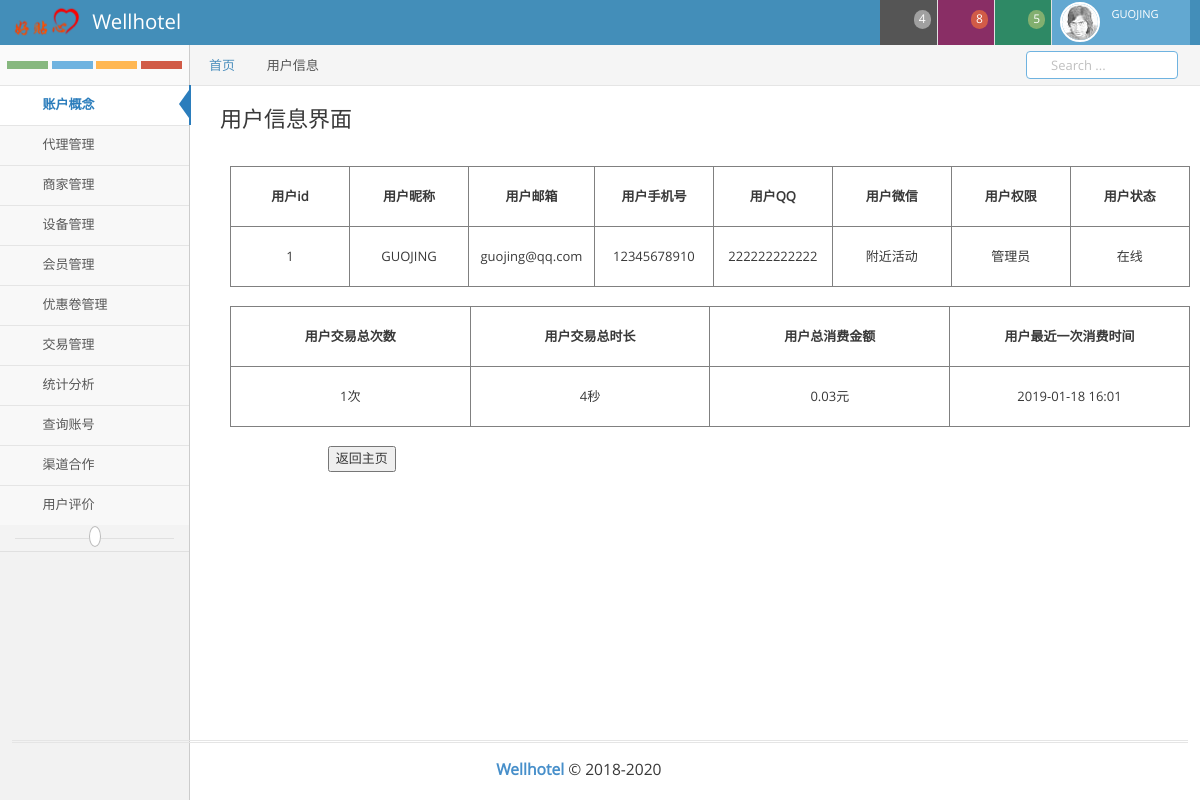
The page /Member/user/1 (signed in) on the database its author committed.
### xproject/models.py (models this page shows, shortened)
class NormalUser(AbstractUser):
    mob = models.CharField(verbose_name=_('mob'),max_length=30,null=True)
    QQ = models.CharField(verbose_name=_('QQ'),max_length=20,null=True)
    Weixin = models.CharField(verbose_name=_('Weixin'),max_length=20,null=True)
    email = models.EmailField(verbose_name=_("email"),max_length=50,null=True)
    AlarmMOB = models.IntegerField(verbose_name=_("AlarmMOB"),null=True)
    AlarmMail = models.EmailField(verbose_name=_("AlarmMail"),max_length=50,null=True)
    OrganizationID = models.IntegerField(verbose_name=_("OrganizationID"),max_length=50,null=True)
    class Meta:
        db_table = 'user'
        verbose_name = 'USERS'
        verbose_name_plural = verbose_name

### xproject/views.py (the view)
# urls.py: url(r'^Member/user/([0-9]+)$',views.Member_user,name='Member_user'),
def Member_user(request,id):
    if request.user.is_superuser:
        try:
            member = models.NormalUser.objects.get(pk=id)
        except:
            member = ''
        if member != '':
            subclass = member.subclass_details_set.all()
            number = len(subclass)
            sum = 0
            Money = 0
            for i in subclass:
                sum = sum + i.Duration
                Money = Money +i.Money
            if member.is_superuser:
                if request.user.username == member.username:
                    member = member
                    return render(request, 'xproject/user_deta.html', locals())
                else:
                    return redirect('xproject:Member')
            else:
                member = member
                return render(request,'xproject/user_deta.html',locals())
        else:
            return redirect('xproject:Member')

### xproject/templates/xproject/user_deta.html (shortened to what this page needs)
{% extends 'xproject/base.html' %}
{% block tag %} 用户信息 {% endblock %}
{% block content %}
<div class="guo-edit-title">
    <h3>用户信息界面</h3>
</div>
    <div class="guo-list-all">
        <table class="guo-table-all">
            <tr>
                <th class="guo-td-all"><center>用户id</center></th>
                <th class="guo-td-all"><center>用户昵称</center></th>
                <th class="guo-td-all"><center>用户邮箱</center></th>
                <th class="guo-td-all"><center>用户手机号</center></th>
                <th class="guo-td-all"><center>用户QQ</center></th>
                <th class="guo-td-all"><center>用户微信</center></th>
                <th class="guo-td-all"><center>用户权限</center></th>
                <th class="guo-td-all"><center>用户状态</center></th>
            </tr>
            <tr>
                <td class="guo-td-all"><center>{{ member.id }}</center></td>
                <td class="guo-td-all"><center>{{ member.username }}</center></td>
                <td class="guo-td-all"><center>{{ member.email }}</center></td>
                <td class="guo-td-all"><center>{{ member.mob }}</center></td>
                <td class="guo-td-all"><center>{{ member.QQ }}</center></td>
                <td class="guo-td-all"><center>{{ member.Weixin }}</center></td>
                {% if member.is_superuser %}
                    <td class="guo-td-all"><center>管理员</center></td>
                {% else %}
                    <td class="guo-td-all"><center>会员</center></td>
                {% endif %}
                {% if member.is_authenticated %}
                    <td class="guo-td-all"><center>在线</center></td>
                {% else %}
                    <td class="guo-td-all"><center>离线</center></td>
                {% endif %}
            </tr>
        </table>
    </div>
        <div class="guo-list-all">
        <table class="guo-table-all">
            <tr>
                <th class="guo-td-all-1"><center>用户交易总次数</center></th>
                <th class="guo-td-all-1"><center>用户交易总时长</center></th>
                <th class="guo-td-all-1"><center>用户总消费金额</center></th>
                <th class="guo-td-all-1"><center>用户最近一次消费时间</center></th>
            </tr>
            <tr>
                <td class="guo-td-all-1"><center>{{ number }}次</center></td>
                <td class="guo-td-all-1"><center>{{ sum }}秒</center></td>
                <td class="guo-td-all-1"><center>{{ Money }}元</center></td>
                <td class="guo-td-all-1"><center>{{ member.last_login|date:'Y-m-d H:m'}}</center></td>
            </tr>
        </table>
        </div>
        <form method="get" action="{% url 'xproject:index' %}" class="guo-form-sub">
        <center><button type="submit">返回主页</button></center>
    </form>
{% endblock %}

### xproject/templates/xproject/base.html (shortened to what this page needs)
<!DOCTYPE html>
{% load staticfiles %}
<html lang="en">
	<head>
		<link rel="stylesheet" href="{% static 'xproject/assets/css/bootstrap.min.css' %}" />
		<link ruser-infoel="stylesheet" href="{% static 'xproject/assets/font-awesome/4.5.0/css/font-awesome.min.css' %}" />
		<link rel="stylesheet" href="{% static '/xproject/assets/css/ace.min.css' %}" class="ace-main-stylesheet" id="main-ace-style" />
		<link rel="stylesheet" href="{% static '/xproject/assets/css/ace-skins.min.css' %}" />
		<link rel="stylesheet" href="{% static '/xproject/assets/css/ace-rtl.min.css' %}" />
		<link rel="stylesheet" href="{% static '/xproject/assets/css/guojing.min.css' %}" />
	</head>
	<body class="no-skin">
		<div id="navbar" class="navbar navbar-default          ace-save-state">
			<div class="navbar-container ace-save-state" id="navbar-container">
				<div class="navbar-header pull-left">
					<img src="{% static 'xproject/img/logo.png' %}" style="width:38%;float:left;">
					<a href="{% url 'xproject:index' %}" class="navbar-brand">
						<small>
							Wellhotel
						</small>
					</a>
				</div>
				<div class="navbar-buttons navbar-header pull-right" role="navigation">
					<ul class="nav ace-nav">
						<li class="grey dropdown-modal">
							<a data-toggle="dropdown" class="dropdown-toggle" href="#">
								<span class="badge badge-grey">4</span>
							</a>
						</li>
						<li class="purple dropdown-modal">
							<a data-toggle="dropdown" class="dropdown-toggle" href="#">
								<span class="badge badge-important">8</span>
							</a>
						</li>
						<li class="green dropdown-modal">
							<a data-toggle="dropdown" class="dropdown-toggle" href="#">
								<span class="badge badge-success">5</span>
							</a>
						</li>
						<li class="light-blue dropdown-modal">
							<a data-toggle="dropdown" href="#" class="dropdown-toggle">
								<img class="nav-user-photo" src="{% static 'xproject/assets/images/avatars/user.jpg' %}" alt="Jason's Photo" />
								<span class="user-info">
									<small>{{request.user.username}}</small>
								</span>
							</a>
						</li>
					</ul>
				</div>
			</div>
		</div>
		<div class="main-container ace-save-state" id="main-container">
			<div id="sidebar" class="sidebar                  responsive                    ace-save-state">
				<div class="sidebar-shortcuts" id="sidebar-shortcuts">
					<div class="sidebar-shortcuts-large" id="sidebar-shortcuts-large">
						<button class="btn btn-success">
						</button>
						<button class="btn btn-info">
						</button>
						<button class="btn btn-warning">
						</button>
						<button class="btn btn-danger">
						</button>
					</div>
				</div>
				<ul class="nav nav-list">
					<li class="active">
						<a href="{% url 'xproject:index' %}">
							<span class="menu-text"> 账户概念 </span>
						</a>
					</li>
					<li class="">
						<a href="#" class="dropdown-toggle">
							<span class="menu-text">
								代理管理
							</span>
							<b class="arrow fa fa-angle-down"></b>
						</a>
					</li>
					<li class="">
						<a href="#" class="dropdown-toggle">
							<span class="menu-text"> 商家管理 </span>
							<b class="arrow fa fa-angle-down"></b>
						</a>
					</li>
					<li class="">
						<a href="#" class="dropdown-toggle">
							<span class="menu-text"> 设备管理 </span>
							<b class="arrow fa fa-angle-down"></b>
						</a>
					</li>
					<li class="">
						<a href="#" class="dropdown-toggle">
							<span class="menu-text"> 会员管理 </span>
							<b class="arrow fa fa-angle-down"></b>
						</a>
					</li>
					<li class="">
						<a href="#" class="dropdown-toggle">
							<span class="menu-text"> 优惠卷管理 </span>
							<b class="arrow fa fa-angle-down"></b>
						</a>
					</li>
					<li class="">
						<a href="#" class="dropdown-toggle">
							<span class="menu-text"> 交易管理 </span>
							<b class="arrow fa fa-angle-down"></b>
						</a>
					</li>
					<li class="">
						<a href="#" class="dropdown-toggle">
							<span class="menu-text"> 统计分析 </span>
							<b class="arrow fa fa-angle-down"></b>
						</a>
					</li>
					<li class="">
						<a href="#" class="dropdown-toggle">
							<span class="menu-text"> 查询账号 </span>
							<b class="arrow fa fa-angle-down"></b>
						</a>
					</li>
					<li class="">
						<a href="#" class="dropdown-toggle">
							<span class="menu-text"> 渠道合作 </span>
							<b class="arrow fa fa-angle-down"></b>
						</a>
					</li>
					<li class="">
						<a href="#" class="dropdown-toggle">
							<span class="menu-text"> 用户评价 </span>
							<b class="arrow fa fa-angle-down"></b>
						</a>
					</li>
				<div class="sidebar-toggle sidebar-collapse" id="sidebar-collapse">
					<i id="sidebar-toggle-icon" class="ace-icon fa fa-angle-double-left ace-save-state" data-icon1="ace-icon fa fa-angle-double-left" data-icon2="ace-icon fa fa-angle-double-right"></i>
				</div>
			<div class="footer">
				<div class="footer-inner">
					<div class="footer-content">
						<span class="bigger-120">
							<span class="blue bolder">Wellhotel</span>
							 &copy; 2018-2020
						</span>
						<span class="action-buttons">
						</span>
					</div>
				</div>
			</div>
				</ul></div>
			<div class="main-content">
				<div class="main-content-inner">
					<div class="breadcrumbs ace-save-state" id="breadcrumbs">
						<ul class="breadcrumb">
							<li>
								<a href="{% url 'xproject:index' %}">首页</a>
							</li>
							<li class="active">{% block tag %}Dashboard{% endblock %}</li>
						</ul>
						<div class="nav-search" id="nav-search">
							<form class="form-search">
								<span class="input-icon">
									<input type="text" placeholder="Search ..." class="nav-search-input" id="nav-search-input" autocomplete="off" />
									<i class="ace-icon fa fa-search nav-search-icon"></i>
								</span>
							</form>
						</div>
					</div>
					{% block content %} {% endblock %}
				</div>
			</div>
		</div>
	</body>
</html>

### rows shown on the page
NormalUser: user.username "GUOJING", id "1", username "GUOJING", email "guojing@qq.com", mob "12345678910", QQ "222222222222", Weixin "附近活动", last_login "2019-01-18 16:01"

### other values the page prints
{{ number }} "1"
{{ sum }} "4"
{{ Money }} "0.03"
